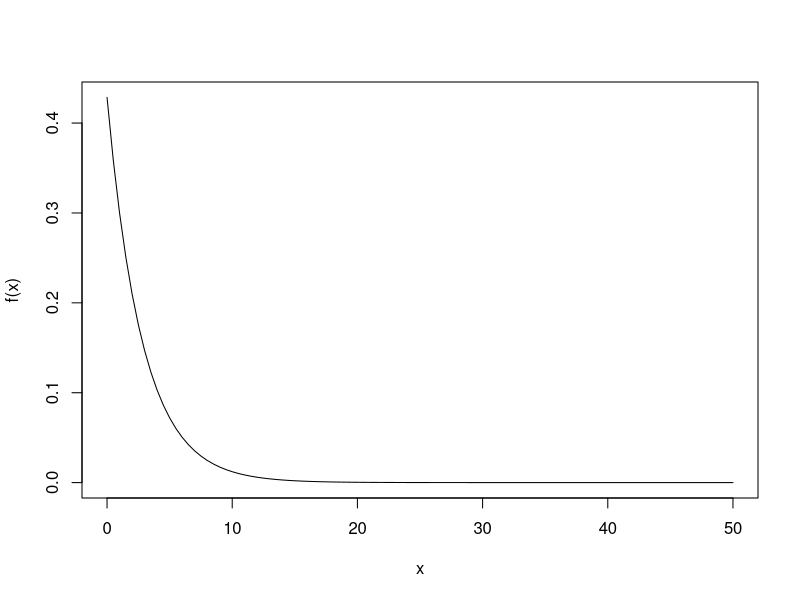
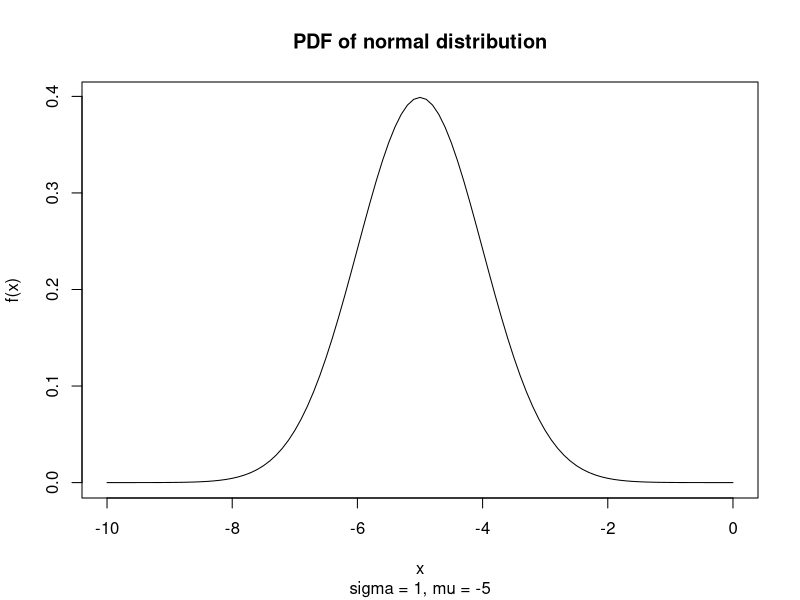

Write the R code that produced these figures, in order.
## ---- chunk 1
knitr::opts_chunk$set(echo = F, eval=T, tidy=TRUE, tidy.opts=list(width.cutoff=70))
## ---- chunk 2
p = 0.3
f <- function(x) {
  return(p * (1 - p)^(x - 1))
}
curve(f, from = 0, to = 50)
## ---- chunk 3
sigma <- 1
mu <- -5
f <- function(x) {
return(1 / (sqrt(2 * pi) * sigma) * exp(-0.5 * ((x - mu) / sigma)^2))
}
curve(f, from = -10, to = 0)
title(main = "PDF of normal distribution", sub = "sigma = 1, mu = -5")
